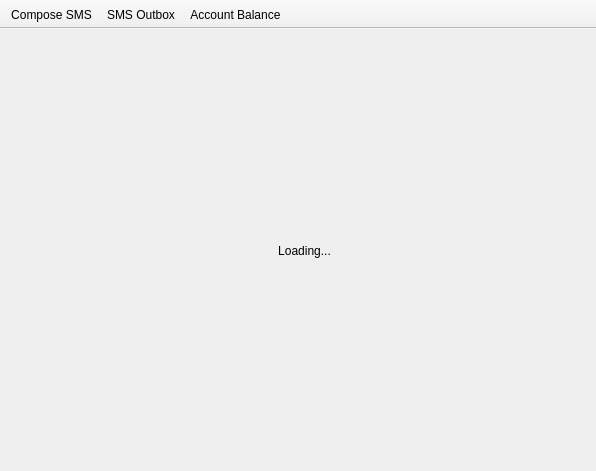
<?xml version="1.0" encoding="UTF-8"?>
<ui version="4.0">
 <class>SMSManager</class>
 <widget class="QMainWindow" name="SMSManager">
  <property name="geometry">
   <rect>
    <x>0</x>
    <y>0</y>
    <width>596</width>
    <height>471</height>
   </rect>
  </property>
  <property name="contextMenuPolicy">
   <enum>Qt::NoContextMenu</enum>
  </property>
  <property name="windowTitle">
   <string>SMS Manager</string>
  </property>
  <property name="windowIcon">
   <iconset resource="resource.qrc">
    <normaloff>:/icons/res/icons/sms-ico.png</normaloff>:/icons/res/icons/sms-ico.png</iconset>
  </property>
  <property name="locale">
   <locale language="English" country="UnitedStates"/>
  </property>
  <property name="unifiedTitleAndToolBarOnMac">
   <bool>true</bool>
  </property>
  <widget class="QWidget" name="centralwidget">
   <layout class="QVBoxLayout" name="verticalLayout">
    <item>
     <widget class="QStackedWidget" name="stackedWidget">
      <property name="currentIndex">
       <number>0</number>
      </property>
      <widget class="QWidget" name="page">
       <layout class="QGridLayout" name="gridLayout_4">
        <item row="1" column="0">
         <spacer name="horizontalSpacer_5">
          <property name="orientation">
           <enum>Qt::Horizontal</enum>
          </property>
          <property name="sizeHint" stdset="0">
           <size>
            <width>228</width>
            <height>29</height>
           </size>
          </property>
         </spacer>
        </item>
        <item row="1" column="1">
         <widget class="QLabel" name="loadingLabel">
          <property name="text">
           <string/>
          </property>
         </widget>
        </item>
        <item row="1" column="2">
         <widget class="QLabel" name="label_5">
          <property name="text">
           <string>Loading...</string>
          </property>
          <property name="alignment">
           <set>Qt::AlignCenter</set>
          </property>
         </widget>
        </item>
        <item row="1" column="3">
         <spacer name="horizontalSpacer_6">
          <property name="orientation">
           <enum>Qt::Horizontal</enum>
          </property>
          <property name="sizeHint" stdset="0">
           <size>
            <width>227</width>
            <height>29</height>
           </size>
          </property>
         </spacer>
        </item>
        <item row="0" column="1" colspan="2">
         <spacer name="verticalSpacer_2">
          <property name="orientation">
           <enum>Qt::Vertical</enum>
          </property>
          <property name="sizeHint" stdset="0">
           <size>
            <width>20</width>
            <height>140</height>
           </size>
          </property>
         </spacer>
        </item>
        <item row="2" column="1" colspan="2">
         <spacer name="verticalSpacer">
          <property name="orientation">
           <enum>Qt::Vertical</enum>
          </property>
          <property name="sizeHint" stdset="0">
           <size>
            <width>20</width>
            <height>140</height>
           </size>
          </property>
         </spacer>
        </item>
       </layout>
      </widget>
      <widget class="QWidget" name="composePage">
       <layout class="QGridLayout" name="gridLayout">
        <item row="0" column="0">
         <widget class="QLabel" name="label">
          <property name="text">
           <string>Type:</string>
          </property>
         </widget>
        </item>
        <item row="0" column="1">
         <widget class="QComboBox" name="typeComboBox"/>
        </item>
        <item row="1" column="0">
         <widget class="QLabel" name="fromNoLabel">
          <property name="text">
           <string>From:</string>
          </property>
         </widget>
        </item>
        <item row="2" column="0">
         <widget class="QLabel" name="label_3">
          <property name="text">
           <string>To:</string>
          </property>
         </widget>
        </item>
        <item row="4" column="0" colspan="3">
         <layout class="QHBoxLayout" name="horizontalLayout">
          <item>
           <widget class="QLabel" name="charsLabel">
            <property name="text">
             <string>Characters:</string>
            </property>
           </widget>
          </item>
          <item>
           <widget class="QProgressBar" name="charBar">
            <property name="maximum">
             <number>100</number>
            </property>
            <property name="value">
             <number>24</number>
            </property>
            <property name="format">
             <string>%v / %m</string>
            </property>
           </widget>
          </item>
          <item>
           <spacer name="horizontalSpacer">
            <property name="orientation">
             <enum>Qt::Horizontal</enum>
            </property>
            <property name="sizeHint" stdset="0">
             <size>
              <width>40</width>
              <height>20</height>
             </size>
            </property>
           </spacer>
          </item>
          <item>
           <widget class="QPushButton" name="sendSMSButton">
            <property name="sizePolicy">
             <sizepolicy hsizetype="Preferred" vsizetype="Fixed">
              <horstretch>0</horstretch>
              <verstretch>0</verstretch>
             </sizepolicy>
            </property>
            <property name="text">
             <string>Send SMS</string>
            </property>
            <property name="icon">
             <iconset resource="resource.qrc">
              <normaloff>:/icons/res/icons/sms-send-ico.png</normaloff>:/icons/res/icons/sms-send-ico.png</iconset>
            </property>
           </widget>
          </item>
         </layout>
        </item>
        <item row="2" column="2">
         <widget class="QPushButton" name="toAddressbookButton">
          <property name="text">
           <string>Addressbook</string>
          </property>
          <property name="icon">
           <iconset resource="resource.qrc">
            <normaloff>:/icons/res/icons/addressbook-ico.png</normaloff>:/icons/res/icons/addressbook-ico.png</iconset>
          </property>
         </widget>
        </item>
        <item row="1" column="1">
         <layout class="QHBoxLayout" name="horizontalLayout_2">
          <item>
           <widget class="QComboBox" name="fromNoPre">
            <property name="sizeAdjustPolicy">
             <enum>QComboBox::AdjustToContents</enum>
            </property>
           </widget>
          </item>
          <item>
           <widget class="QLineEdit" name="fromNo"/>
          </item>
         </layout>
        </item>
        <item row="2" column="1">
         <layout class="QHBoxLayout" name="horizontalLayout_3">
          <item>
           <widget class="QComboBox" name="toNoPre">
            <property name="sizeAdjustPolicy">
             <enum>QComboBox::AdjustToContents</enum>
            </property>
           </widget>
          </item>
          <item>
           <widget class="QLineEdit" name="toNo"/>
          </item>
         </layout>
        </item>
        <item row="3" column="0" colspan="3">
         <widget class="QPlainTextEdit" name="smsText"/>
        </item>
       </layout>
      </widget>
      <widget class="QWidget" name="outboxPage">
       <layout class="QVBoxLayout" name="verticalLayout_3">
        <item>
         <widget class="QSplitter" name="splitter">
          <property name="sizePolicy">
           <sizepolicy hsizetype="Expanding" vsizetype="Expanding">
            <horstretch>0</horstretch>
            <verstretch>0</verstretch>
           </sizepolicy>
          </property>
          <property name="orientation">
           <enum>Qt::Horizontal</enum>
          </property>
          <widget class="QTreeWidget" name="outboxList">
           <property name="sizePolicy">
            <sizepolicy hsizetype="Expanding" vsizetype="Preferred">
             <horstretch>0</horstretch>
             <verstretch>0</verstretch>
            </sizepolicy>
           </property>
           <property name="alternatingRowColors">
            <bool>true</bool>
           </property>
           <property name="rootIsDecorated">
            <bool>false</bool>
           </property>
           <property name="allColumnsShowFocus">
            <bool>true</bool>
           </property>
           <property name="columnCount">
            <number>4</number>
           </property>
           <column>
            <property name="text">
             <string>From</string>
            </property>
           </column>
           <column>
            <property name="text">
             <string>To</string>
            </property>
           </column>
           <column>
            <property name="text">
             <string>Date</string>
            </property>
           </column>
           <column>
            <property name="text">
             <string>Text</string>
            </property>
           </column>
          </widget>
          <widget class="QFrame" name="previewPanel">
           <property name="sizePolicy">
            <sizepolicy hsizetype="Expanding" vsizetype="Preferred">
             <horstretch>0</horstretch>
             <verstretch>0</verstretch>
            </sizepolicy>
           </property>
           <property name="styleSheet">
            <string notr="true">background-color: white;</string>
           </property>
           <property name="frameShape">
            <enum>QFrame::Panel</enum>
           </property>
           <property name="frameShadow">
            <enum>QFrame::Sunken</enum>
           </property>
           <layout class="QGridLayout" name="gridLayout_2">
            <item row="0" column="0">
             <widget class="QLabel" name="label_2">
              <property name="sizePolicy">
               <sizepolicy hsizetype="Minimum" vsizetype="Preferred">
                <horstretch>0</horstretch>
                <verstretch>0</verstretch>
               </sizepolicy>
              </property>
              <property name="font">
               <font>
                <weight>75</weight>
                <bold>true</bold>
               </font>
              </property>
              <property name="text">
               <string>Date:</string>
              </property>
             </widget>
            </item>
            <item row="0" column="1">
             <widget class="QLabel" name="dateLabel">
              <property name="sizePolicy">
               <sizepolicy hsizetype="Expanding" vsizetype="Preferred">
                <horstretch>0</horstretch>
                <verstretch>0</verstretch>
               </sizepolicy>
              </property>
              <property name="text">
               <string/>
              </property>
              <property name="textFormat">
               <enum>Qt::AutoText</enum>
              </property>
             </widget>
            </item>
            <item row="1" column="0">
             <widget class="QLabel" name="label_4">
              <property name="sizePolicy">
               <sizepolicy hsizetype="Minimum" vsizetype="Preferred">
                <horstretch>0</horstretch>
                <verstretch>0</verstretch>
               </sizepolicy>
              </property>
              <property name="font">
               <font>
                <weight>75</weight>
                <bold>true</bold>
               </font>
              </property>
              <property name="text">
               <string>From:</string>
              </property>
             </widget>
            </item>
            <item row="1" column="1">
             <widget class="QLabel" name="fromLabel">
              <property name="sizePolicy">
               <sizepolicy hsizetype="Expanding" vsizetype="Preferred">
                <horstretch>0</horstretch>
                <verstretch>0</verstretch>
               </sizepolicy>
              </property>
              <property name="text">
               <string/>
              </property>
              <property name="textFormat">
               <enum>Qt::AutoText</enum>
              </property>
             </widget>
            </item>
            <item row="2" column="0">
             <widget class="QLabel" name="label_6">
              <property name="sizePolicy">
               <sizepolicy hsizetype="Minimum" vsizetype="Preferred">
                <horstretch>0</horstretch>
                <verstretch>0</verstretch>
               </sizepolicy>
              </property>
              <property name="font">
               <font>
                <weight>75</weight>
                <bold>true</bold>
               </font>
              </property>
              <property name="text">
               <string>To:</string>
              </property>
             </widget>
            </item>
            <item row="2" column="1">
             <widget class="QLabel" name="toLabel">
              <property name="sizePolicy">
               <sizepolicy hsizetype="Expanding" vsizetype="Preferred">
                <horstretch>0</horstretch>
                <verstretch>0</verstretch>
               </sizepolicy>
              </property>
              <property name="text">
               <string/>
              </property>
              <property name="textFormat">
               <enum>Qt::AutoText</enum>
              </property>
             </widget>
            </item>
            <item row="3" column="0" colspan="2">
             <widget class="QPlainTextEdit" name="outboxSMSText">
              <property name="frameShape">
               <enum>QFrame::NoFrame</enum>
              </property>
              <property name="readOnly">
               <bool>true</bool>
              </property>
             </widget>
            </item>
           </layout>
          </widget>
         </widget>
        </item>
        <item>
         <layout class="QHBoxLayout" name="horizontalLayout_4">
          <item>
           <spacer name="horizontalSpacer_2">
            <property name="orientation">
             <enum>Qt::Horizontal</enum>
            </property>
            <property name="sizeHint" stdset="0">
             <size>
              <width>40</width>
              <height>20</height>
             </size>
            </property>
           </spacer>
          </item>
          <item>
           <widget class="QPushButton" name="refreshOutbox">
            <property name="sizePolicy">
             <sizepolicy hsizetype="Preferred" vsizetype="Fixed">
              <horstretch>0</horstretch>
              <verstretch>0</verstretch>
             </sizepolicy>
            </property>
            <property name="text">
             <string>Refresh</string>
            </property>
            <property name="icon">
             <iconset resource="resource.qrc">
              <normaloff>:/icons/res/icons/refresh-icon.png</normaloff>:/icons/res/icons/refresh-icon.png</iconset>
            </property>
           </widget>
          </item>
         </layout>
        </item>
       </layout>
      </widget>
      <widget class="QWidget" name="accountPage">
       <layout class="QGridLayout" name="gridLayout_3">
        <item row="1" column="0" colspan="3">
         <widget class="QLabel" name="label_7">
          <property name="text">
           <string>You currently have an account balance of</string>
          </property>
          <property name="alignment">
           <set>Qt::AlignCenter</set>
          </property>
         </widget>
        </item>
        <item row="4" column="0">
         <spacer name="horizontalSpacer_3">
          <property name="orientation">
           <enum>Qt::Horizontal</enum>
          </property>
          <property name="sizeHint" stdset="0">
           <size>
            <width>234</width>
            <height>20</height>
           </size>
          </property>
         </spacer>
        </item>
        <item row="4" column="1">
         <widget class="QPushButton" name="chargeButton">
          <property name="sizePolicy">
           <sizepolicy hsizetype="Preferred" vsizetype="Fixed">
            <horstretch>0</horstretch>
            <verstretch>0</verstretch>
           </sizepolicy>
          </property>
          <property name="text">
           <string>Top up credits</string>
          </property>
          <property name="icon">
           <iconset resource="resource.qrc">
            <normaloff>:/icons/res/icons/order-ico.png</normaloff>:/icons/res/icons/order-ico.png</iconset>
          </property>
         </widget>
        </item>
        <item row="4" column="2">
         <spacer name="horizontalSpacer_4">
          <property name="orientation">
           <enum>Qt::Horizontal</enum>
          </property>
          <property name="sizeHint" stdset="0">
           <size>
            <width>233</width>
            <height>20</height>
           </size>
          </property>
         </spacer>
        </item>
        <item row="5" column="1">
         <spacer name="verticalSpacer_4">
          <property name="orientation">
           <enum>Qt::Vertical</enum>
          </property>
          <property name="sizeHint" stdset="0">
           <size>
            <width>20</width>
            <height>113</height>
           </size>
          </property>
         </spacer>
        </item>
        <item row="3" column="0" colspan="3">
         <widget class="QLabel" name="label_8">
          <property name="text">
           <string>credit(s).</string>
          </property>
          <property name="alignment">
           <set>Qt::AlignCenter</set>
          </property>
         </widget>
        </item>
        <item row="2" column="0" colspan="3">
         <widget class="QLabel" name="balanceLabel">
          <property name="font">
           <font>
            <pointsize>16</pointsize>
            <weight>75</weight>
            <bold>true</bold>
           </font>
          </property>
          <property name="text">
           <string>0</string>
          </property>
          <property name="alignment">
           <set>Qt::AlignCenter</set>
          </property>
         </widget>
        </item>
        <item row="0" column="1">
         <spacer name="verticalSpacer_3">
          <property name="orientation">
           <enum>Qt::Vertical</enum>
          </property>
          <property name="sizeHint" stdset="0">
           <size>
            <width>20</width>
            <height>137</height>
           </size>
          </property>
         </spacer>
        </item>
       </layout>
      </widget>
     </widget>
    </item>
   </layout>
  </widget>
  <widget class="QToolBar" name="toolBar">
   <property name="windowTitle">
    <string>toolBar</string>
   </property>
   <property name="movable">
    <bool>false</bool>
   </property>
   <property name="iconSize">
    <size>
     <width>32</width>
     <height>32</height>
    </size>
   </property>
   <property name="toolButtonStyle">
    <enum>Qt::ToolButtonTextUnderIcon</enum>
   </property>
   <property name="floatable">
    <bool>false</bool>
   </property>
   <attribute name="toolBarArea">
    <enum>TopToolBarArea</enum>
   </attribute>
   <attribute name="toolBarBreak">
    <bool>false</bool>
   </attribute>
   <addaction name="actionCompose_SMS"/>
   <addaction name="actionSMS_Outbox"/>
   <addaction name="actionAccount_Balance"/>
  </widget>
  <action name="actionCompose_SMS">
   <property name="checkable">
    <bool>true</bool>
   </property>
   <property name="icon">
    <iconset resource="resource.qrc">
     <normaloff>:/icons/res/icons/sms-ico.png</normaloff>:/icons/res/icons/sms-ico.png</iconset>
   </property>
   <property name="text">
    <string>Compose SMS</string>
   </property>
  </action>
  <action name="actionSMS_Outbox">
   <property name="checkable">
    <bool>true</bool>
   </property>
   <property name="icon">
    <iconset resource="resource.qrc">
     <normaloff>:/icons/res/icons/outbox-ico.png</normaloff>:/icons/res/icons/outbox-ico.png</iconset>
   </property>
   <property name="text">
    <string>SMS Outbox</string>
   </property>
  </action>
  <action name="actionAccount_Balance">
   <property name="checkable">
    <bool>true</bool>
   </property>
   <property name="icon">
    <iconset resource="resource.qrc">
     <normaloff>:/icons/res/icons/membership-ico.png</normaloff>:/icons/res/icons/membership-ico.png</iconset>
   </property>
   <property name="text">
    <string>Account Balance</string>
   </property>
  </action>
 </widget>
 <tabstops>
  <tabstop>typeComboBox</tabstop>
  <tabstop>fromNoPre</tabstop>
  <tabstop>fromNo</tabstop>
  <tabstop>toNoPre</tabstop>
  <tabstop>toNo</tabstop>
  <tabstop>toAddressbookButton</tabstop>
  <tabstop>smsText</tabstop>
  <tabstop>sendSMSButton</tabstop>
  <tabstop>outboxList</tabstop>
  <tabstop>outboxSMSText</tabstop>
  <tabstop>refreshOutbox</tabstop>
  <tabstop>chargeButton</tabstop>
 </tabstops>
 <resources>
  <include location="resource.qrc"/>
 </resources>
 <connections>
  <connection>
   <sender>toAddressbookButton</sender>
   <signal>clicked()</signal>
   <receiver>SMSManager</receiver>
   <slot>toAddressbook()</slot>
   <hints>
    <hint type="sourcelabel">
     <x>99</x>
     <y>76</y>
    </hint>
    <hint type="destinationlabel">
     <x>450</x>
     <y>465</y>
    </hint>
   </hints>
  </connection>
  <connection>
   <sender>actionCompose_SMS</sender>
   <signal>triggered()</signal>
   <receiver>SMSManager</receiver>
   <slot>showComposePage()</slot>
   <hints>
    <hint type="sourcelabel">
     <x>-1</x>
     <y>-1</y>
    </hint>
    <hint type="destinationlabel">
     <x>250</x>
     <y>198</y>
    </hint>
   </hints>
  </connection>
  <connection>
   <sender>actionSMS_Outbox</sender>
   <signal>triggered()</signal>
   <receiver>SMSManager</receiver>
   <slot>showOutboxPage()</slot>
   <hints>
    <hint type="sourcelabel">
     <x>-1</x>
     <y>-1</y>
    </hint>
    <hint type="destinationlabel">
     <x>250</x>
     <y>198</y>
    </hint>
   </hints>
  </connection>
  <connection>
   <sender>actionAccount_Balance</sender>
   <signal>triggered()</signal>
   <receiver>SMSManager</receiver>
   <slot>showBalancePage()</slot>
   <hints>
    <hint type="sourcelabel">
     <x>-1</x>
     <y>-1</y>
    </hint>
    <hint type="destinationlabel">
     <x>250</x>
     <y>198</y>
    </hint>
   </hints>
  </connection>
  <connection>
   <sender>typeComboBox</sender>
   <signal>currentIndexChanged(int)</signal>
   <receiver>SMSManager</receiver>
   <slot>smsTypeChanged(int)</slot>
   <hints>
    <hint type="sourcelabel">
     <x>70</x>
     <y>68</y>
    </hint>
    <hint type="destinationlabel">
     <x>320</x>
     <y>483</y>
    </hint>
   </hints>
  </connection>
  <connection>
   <sender>smsText</sender>
   <signal>textChanged()</signal>
   <receiver>SMSManager</receiver>
   <slot>smsTextChanged()</slot>
   <hints>
    <hint type="sourcelabel">
     <x>99</x>
     <y>80</y>
    </hint>
    <hint type="destinationlabel">
     <x>177</x>
     <y>566</y>
    </hint>
   </hints>
  </connection>
  <connection>
   <sender>sendSMSButton</sender>
   <signal>clicked()</signal>
   <receiver>SMSManager</receiver>
   <slot>sendSMS()</slot>
   <hints>
    <hint type="sourcelabel">
     <x>99</x>
     <y>85</y>
    </hint>
    <hint type="destinationlabel">
     <x>481</x>
     <y>559</y>
    </hint>
   </hints>
  </connection>
  <connection>
   <sender>outboxList</sender>
   <signal>itemSelectionChanged()</signal>
   <receiver>SMSManager</receiver>
   <slot>outboxItemSelected()</slot>
   <hints>
    <hint type="sourcelabel">
     <x>108</x>
     <y>89</y>
    </hint>
    <hint type="destinationlabel">
     <x>217</x>
     <y>518</y>
    </hint>
   </hints>
  </connection>
  <connection>
   <sender>refreshOutbox</sender>
   <signal>clicked()</signal>
   <receiver>SMSManager</receiver>
   <slot>refreshOutbox()</slot>
   <hints>
    <hint type="sourcelabel">
     <x>539</x>
     <y>440</y>
    </hint>
    <hint type="destinationlabel">
     <x>534</x>
     <y>548</y>
    </hint>
   </hints>
  </connection>
  <connection>
   <sender>chargeButton</sender>
   <signal>clicked()</signal>
   <receiver>SMSManager</receiver>
   <slot>chargeAccount()</slot>
   <hints>
    <hint type="sourcelabel">
     <x>296</x>
     <y>294</y>
    </hint>
    <hint type="destinationlabel">
     <x>317</x>
     <y>526</y>
    </hint>
   </hints>
  </connection>
 </connections>
 <slots>
  <slot>toAddressbook()</slot>
  <slot>showComposePage()</slot>
  <slot>showBalancePage()</slot>
  <slot>showOutboxPage()</slot>
  <slot>smsTypeChanged(int)</slot>
  <slot>smsTextChanged()</slot>
  <slot>sendSMS()</slot>
  <slot>outboxItemSelected()</slot>
  <slot>refreshOutbox()</slot>
  <slot>chargeAccount()</slot>
 </slots>
</ui>
